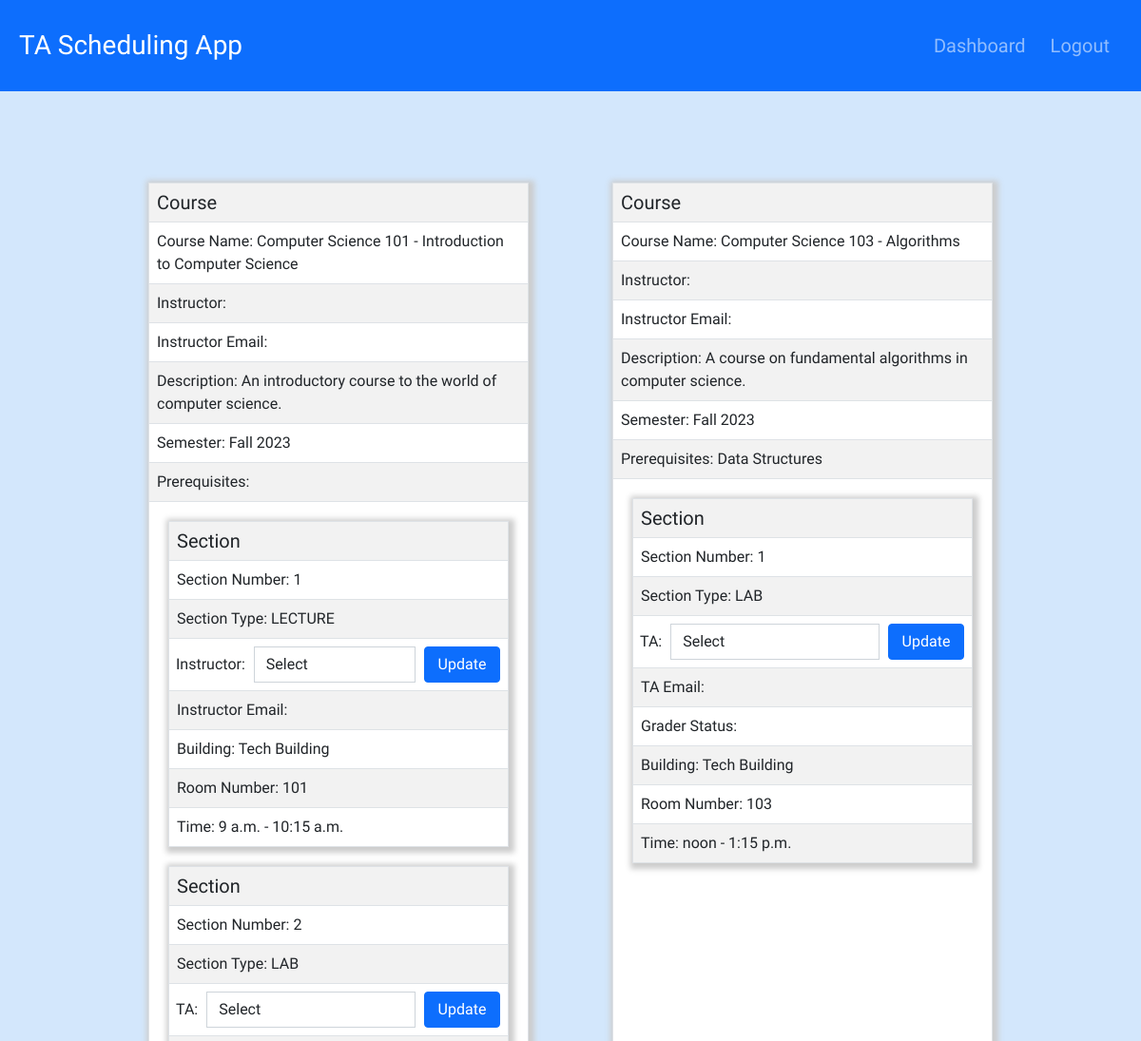
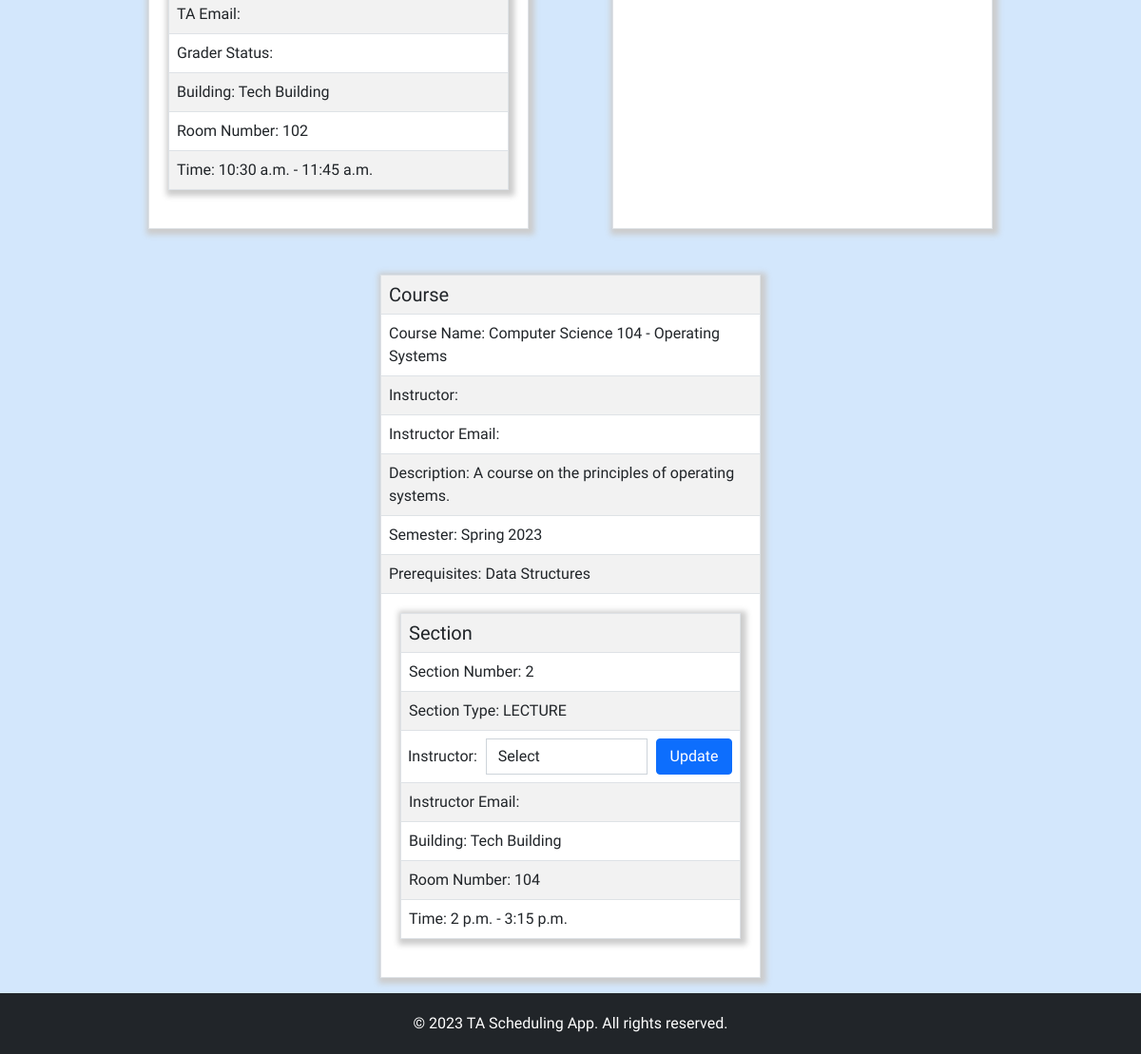
The page /ta-assignments/ (signed in) on the database its author committed (2 pictures, top to bottom).
### TA_Scheduling_App/models/Course.py (models this page shows, shortened)
class Course(IString, IVerification):
    COURSE_ID = models.AutoField(primary_key=True)
    COURSE_NUMBER = models.IntegerField()
    COURSE_NAME = models.CharField(max_length=255)
    COURSE_DESCRIPTION = models.TextField()
    SEMESTER = models.CharField(max_length=255)
    PREREQUISITES = models.CharField(max_length=255, null=True)
    DEPARTMENT = models.CharField(max_length=255)
    def __init__(self, *args, **kwargs):
        super().__init__(*args, **kwargs)
        result = self.setCourseNumber(kwargs.get('COURSE_NUMBER', Null()))
        if result == False:
            raise ValueError("Invalid course number")
        elif result == None:
            raise ValueError("Duplicate course number assignment failed")
        if not self.setCourseName(kwargs.get('COURSE_NAME', Null())):
            raise ValueError("Invalid course name")
        if not self.setCourseDescription(kwargs.get('COURSE_DESCRIPTION', Null())):
            raise ValueError("Invalid course description")
        if not self.setSemester(kwargs.get('SEMESTER', Null())):
            raise ValueError("Invalid semester")
        if not self.setPrerequisites(kwargs.get('PREREQUISITES', Null())):
            raise ValueError("Invalid prerequisites")
        if not self.setDepartment(kwargs.get('DEPARTMENT', Null())):
            raise ValueError("Invalid department")
    def setCourseNumber(self, number):
        if number is Null():
            return True
    def setCourseName(self, courseName):
        if courseName is Null():
            return True
        result = self.checkString(courseName)
        if result is False:
            return False
        self.COURSE_NAME = courseName
        return True
    def setCourseDescription(self, courseDescription):
        if courseDescription is Null():
            return True
        result = self.checkString(courseDescription)
        if result is False:
            return False
        self.COURSE_DESCRIPTION = courseDescription
        return True
    def setSemester(self, semester):
        if semester is Null():
            return True
    def setPrerequisites(self, prerequisites):
        if prerequisites is Null():
            return True
        result = self.checkString(prerequisites, True, True)
        if result is False:
            return False
        self.PREREQUISITES = prerequisites
        return True
    def setDepartment(self, department):
        if department is Null():
            return True
        result = self.checkString(department, False)
        if result is False:
            return False
        self.DEPARTMENT = department
        return True

### TA_Scheduling_App/models/Section.py (models this page shows, shortened)
class Section(IString, IVerification):
    SECTION_ID = models.AutoField(primary_key=True)
    SECTION_TYPE = models.CharField(max_length=10)
    SECTION_NUMBER = models.IntegerField()
    COURSE = models.ForeignKey(Course, on_delete=models.CASCADE)
    BUILDING = models.CharField(max_length=255)
    ROOM_NUMBER = models.CharField(max_length=10)
    SECTION_START = models.TimeField()
    SECTION_END = models.TimeField()
    def __init__(self, *args, **kwargs):
        super().__init__(*args, **kwargs)
        course = kwargs.get('COURSE', Null())
        if course is None or (not isinstance(course, Course) and not Null()):
            raise ValueError("Invalid course")
        if course is not Null():
            self.COURSE = course
        result = self.setSectionNumber(kwargs.get('SECTION_NUMBER', Null()))
        if result == False:
            raise ValueError("Invalid section number")
        elif result == None:
            raise ValueError("Deplicate section number assignment failed")
        if not self.setBuilding(kwargs.get('BUILDING', Null())):
            raise ValueError("Invalid building")
        if not self.setRoomNumber(kwargs.get('ROOM_NUMBER', Null())):
            raise ValueError("Invalid room number")
        if not self.setSectionStart(kwargs.get('SECTION_START', Null())):
            raise ValueError("Invalid section start time")
        if not self.setSectionEnd(kwargs.get('SECTION_END', Null())):
            raise ValueError("Invalid section end time")
    def setSectionNumber(self, number):
        if number is Null():
            return True
    def setBuilding(self, building):
        if building is Null():
            return True
        result = self.checkString(building)
        if result is False:
            return False
        self.ROOM_NUMBER = building
        return True
    def setRoomNumber(self, roomNumber):
        if roomNumber is Null():
            return True
        result = self.checkString(roomNumber, True, True, 10)
        if result is False:
            return False
        self.ROOM_NUMBER = roomNumber
        return True
    def setSectionStart(self, startTime):
        if startTime is Null():
            return True
    def setSectionEnd(self, endTime):
        if endTime is Null():
            return True

### TA_Scheduling_App/views/ta_assignments.py (the view, shortened to what this page needs)
# urls.py: path('ta-assignments/', TAAssignments.as_view(), name="ta_assignments"),
class TAAssignments(View):
    def get(self, request):
        if not request.session.get('is_authenticated'):
            return redirect("login")
        courses = Course.objects.all()
        user = User.objects.get(USER_ID=request.session["user_id"])
        TAs = User.objects.filter(ROLE="TA")
        return render(request, "ta-assignments.html", {'courses': courses, 'role': user.ROLE, 'TAs': TAs})

### templates/ta-assignments.html (shortened to what this page needs)
<!DOCTYPE html>
<html lang="en">
<head>
    <link href="https://cdn.jsdelivr.net/npm/bootstrap@5.1.3/dist/css/bootstrap.min.css" rel="stylesheet">
    {% load static %}
    <link rel="stylesheet" type="text/css" href="{% static 'css/style.css' %}">
</head>
<body>
    {% include 'partials/header.html' %}
    {% if role == 'INSTRUCTOR' %}
        <div class="main-container">
            {% for course in courses %}
                <div class="table-container">
                    <table class="table table-striped">
                        <tr>
                            <td>
                                <h5 class="table-header">Course</h5>
                            </td>
                        </tr>
                        <tr>
                            <td>
                                Course Name:
                                {{ course.DEPARTMENT }} {{ course.COURSE_NUMBER }} - {{ course.COURSE_NAME }}
                            </td>
                        </tr>
                        <tr>
                            <td>
                                Instructor:
                            </td>
                        </tr>
                        <tr>
                            <td>
                                Instructor Email:
                            </td>
                        </tr>
                        <tr>
                            <td>
                                Description:
                                {{ course.COURSE_DESCRIPTION }}
                            </td>
                        </tr>
                        <tr>
                            <td>
                                Semester:
                                {{ course.SEMESTER }}
                            </td>
                        </tr>
                        <tr class="b-last">
                            <td>
                                Prerequisites:
                                {{ course.PREREQUISITES }}
                            </td>
                        </tr>
                    </table>
                    <div class="sub-wrapper">
                        {% for section in course.section_set.all %}
                            <div class="nested-table-container">
                                <table class="table table-striped">
                                    <tr>
                                        <td>
                                            <h5 class="table-header">Section</h5>
                                        </td>
                                    </tr>
                                    <tr>
                                        <td>
                                            Section Number:
                                            {{ section.SECTION_NUMBER }}
                                        </td>
                                    </tr>
                                    <tr>
                                        <td>
                                            Section Type:
                                            {{ section.SECTION_TYPE }}
                                        </td>
                                    </tr>
                                    {% if section.SECTION_TYPE == 'LAB' %}
                                        <tr>
                                            <td>
                                               <form class="input-group" name="assignment-ta" action="" method="post">
                                                    <span class="t-label">TA:</span>
                                                    <select name="section_ta_email" class="form-control" required>
                                                        <option value="">Select</option>
                                                    </select>
                                                    <span class="input-group-btn">
                                                        <button class="btn btn-primary form-btn" type="submit">Update</button>
                                                    </span>
                                                </form>
                                            </td>
                                        </tr>
                                        <tr>
                                            <td>
                                                TA Email:
                                            </td>
                                        </tr>
                                        <tr>
                                            <td>
                                                Grader Status:
                                            </td>
                                        </tr>
                                    {% endif %}
                                    {% if section.SECTION_TYPE == 'LECTURE' %}
                                        <tr>
                                            <td>
                                               <form class="input-group" name="assignment-instructor" action="" method="post">
                                                    <span class="t-label">Instructor:</span>
                                                    <select name="section_instructor_email" class="form-control" required>
                                                        <option value="">Select</option>
                                                    </select>
                                                    <span class="input-group-btn">
                                                        <button class="btn btn-primary form-btn" type="submit">Update</button>
                                                    </span>
                                                </form>
                                            </td>
                                        </tr>
                                        <tr>
                                            <td>
                                                Instructor Email:
                                            </td>
                                        </tr>
                                    {% endif %}
                                    <tr>
                                        <td>
                                            Building:
                                            {{ section.BUILDING }}
                                        </td>
                                    </tr>
                                    <tr>
                                        <td>
                                            Room Number:
                                            {{ section.ROOM_NUMBER }}
                                        </td>
                                    </tr>
                                    <tr>
                                        <td>
                                            Time:
                                            {{ section.SECTION_START }} - {{ section.SECTION_END }}
                                        </td>
                                    </tr>
                                </table>
                            </div>
                        {% endfor %}
                    </div>
                </div>
            {% endfor %}
        </div>
    {% endif %}
    {% include 'partials/footer.html' %}
</body>
</html>

### templates/partials/header.html (shortened to what this page needs)
{% load static %}
<link rel="stylesheet" type="text/css" href="{% static 'css/style.css' %}">
<header class="bg-primary text-white py-3">
    <div class="h-container">
        <nav class="navbar navbar-expand-lg navbar-dark bg-primary">
            <div class="app-name">
                <a class="navbar-brand" href="{% url 'dashboard' %}"><h3 class="h-element">TA Scheduling App</h3></a>
            </div>
            {% if not hide_navbar %}
            <div id="navbarNav">
                <ul class="navbar-nav d-flex align-items-center">
                    <li class="nav-item">
                        <a class="nav-link" href="{% url 'dashboard' %}"><h5 class="h-element">Dashboard</h5></a>
                    </li>
                    <li class="nav-item">
                        <a class="nav-link" href="{% url 'logout' %}?action=logout"><h5 class="h-element">Logout</h5></a>
                    </li>
                </ul>
            </div>
            {% endif %}
        </nav>
    </div>
</header>

### templates/partials/footer.html (shortened to what this page needs)
{% load static %}
<link rel="stylesheet" type="text/css" href="{% static 'css/style.css' %}">
<footer class="bg-dark text-white py-3">
    <div class="f-container">
        <p class="mb-0">&copy; 2023 TA Scheduling App. All rights reserved.</p>
    </div>
</footer>

### rows shown on the page
Course: DEPARTMENT "Computer Science", COURSE_NUMBER "101", COURSE_NAME "Introduction to Computer Science", COURSE_DESCRIPTION "An introductory course to the world of computer science.", SEMESTER "Fall 2023"
Section: SECTION_NUMBER "1", SECTION_TYPE "LECTURE", BUILDING "Tech Building", ROOM_NUMBER "101", SECTION_START "9 a.m.", SECTION_END "10:15 a.m."
Section: SECTION_NUMBER "2", SECTION_TYPE "LAB", BUILDING "Tech Building", ROOM_NUMBER "102", SECTION_START "10:30 a.m.", SECTION_END "11:45 a.m."
Course: DEPARTMENT "Computer Science", COURSE_NUMBER "103", COURSE_NAME "Algorithms", COURSE_DESCRIPTION "A course on fundamental algorithms in computer science.", SEMESTER "Fall 2023", PREREQUISITES "Data Structures"
Section: SECTION_NUMBER "1", SECTION_TYPE "LAB", BUILDING "Tech Building", ROOM_NUMBER "103", SECTION_START "noon", SECTION_END "1:15 p.m."
Course: DEPARTMENT "Computer Science", COURSE_NUMBER "104", COURSE_NAME "Operating Systems", COURSE_DESCRIPTION "A course on the principles of operating systems.", SEMESTER "Spring 2023", PREREQUISITES "Data Structures"
Section: SECTION_NUMBER "2", SECTION_TYPE "LECTURE", BUILDING "Tech Building", ROOM_NUMBER "104", SECTION_START "2 p.m.", SECTION_END "3:15 p.m."
